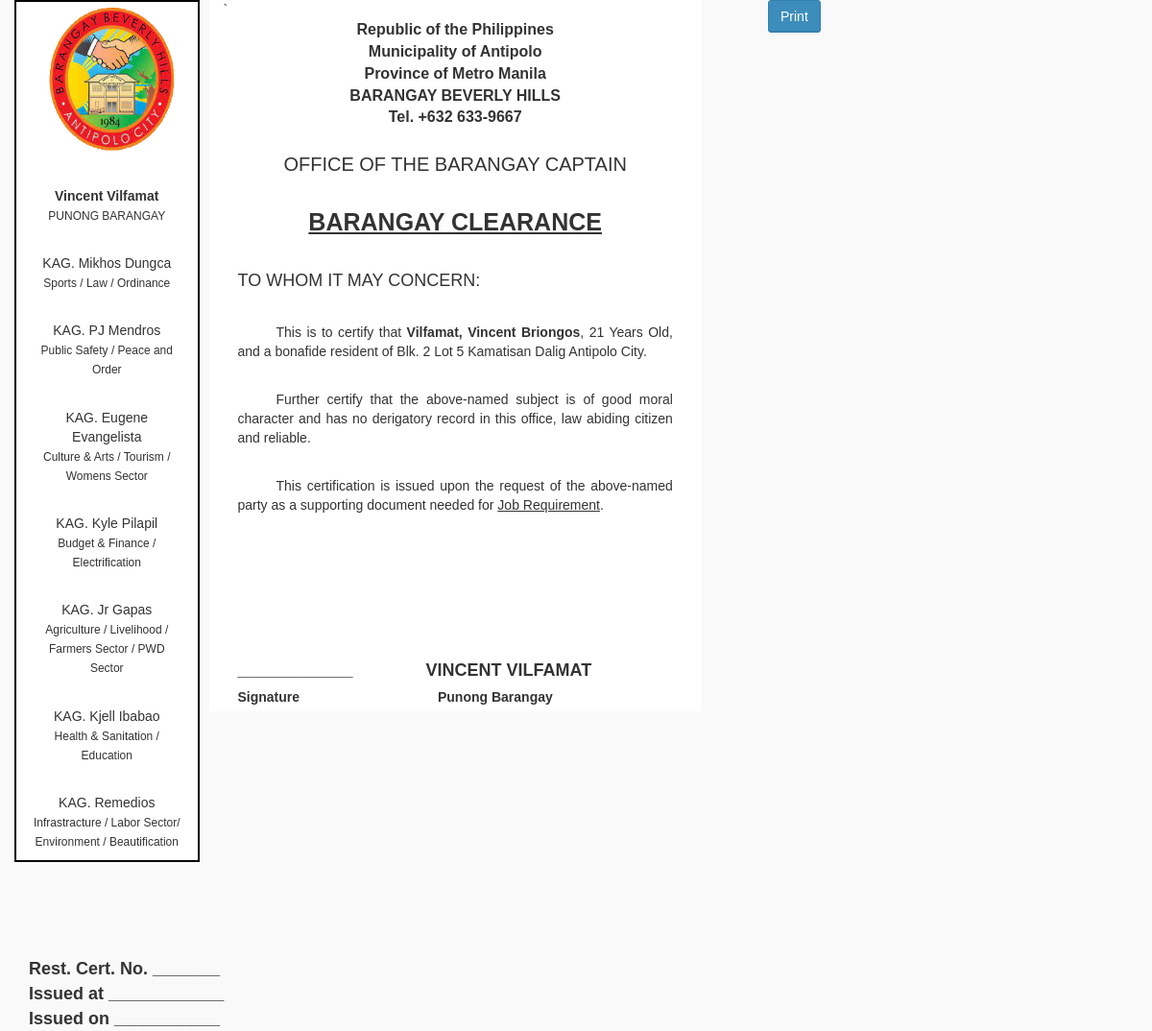
Screenshot of /brgyclearance_form.php?id_resident=23 with the database file from the repository.
### tables this page shows
CREATE TABLE `tbl_clearance` (
  `id_clearance` int(11) NOT NULL,
  `id_resident` int(11) NOT NULL,
  `lname` varchar(255) NOT NULL,
  `fname` varchar(255) NOT NULL,
  `mi` varchar(255) NOT NULL,
  `purpose` varchar(255) NOT NULL,
  `houseno` varchar(255) NOT NULL,
  `street` varchar(255) NOT NULL,
  `brgy` varchar(255) NOT NULL,
  `municipal` varchar(255) NOT NULL,
  `status` varchar(255) NOT NULL,
  `age` varchar(255) NOT NULL
);

### classes/main.class.php (called while the page is built, shortened)
<?php
class BMISClass {
    protected $server = "mysql:host=localhost;dbname=bmis";
    protected $user = "root";
    protected $pass = "";
    protected $options = array(PDO::ATTR_ERRMODE => PDO::ERRMODE_EXCEPTION, PDO::ATTR_DEFAULT_FETCH_MODE => PDO::FETCH_ASSOC);
    public function openConn() {
        try {
            $this->con = new PDO($this->server, $this->user, $this->pass, $this->options);
            return $this->con;
        }
        catch(PDOException $e) {
            echo "Datbase Connection Error! ", $e->getMessage();
        }
    }
    public function get_single_clearance($id_resident){
        $id_resident = $_GET['id_resident'];
        $connection = $this->openConn();
        $stmt = $connection->prepare("SELECT * FROM tbl_clearance where id_resident = ?");
        $stmt->execute([$id_resident]);
        $resident = $stmt->fetch();
        $total = $stmt->rowCount();
        if($total > 0 )  {
            return $resident;
        }
        else{
            return false;
        }
    }
}
?>

### brgyclearance_form.php (the view, shortened to what this page needs)
<?php
require('classes/resident.class.php');
$id_resident = $_GET['id_resident'];
$resident = $residentbmis->get_single_clearance($id_resident);
  ?>
<!DOCTYPE html>
<html id="clearance">
 <head>
    <link href="../BarangaySystem/bootstrap/css/bootstrap.min.css" rel="stylesheet" type="text/css" />
    <link href="../BarangaySystem/bootstrap/css/font-awesome.min.css" rel="stylesheet" type="text/css" />
    <link href="../BarangaySystem/bootstrap/css/ionicons.min.css" rel="stylesheet" type="text/css" />
    <link href="../BarangaySystem/bootstrap/css/morris-0.4.3.min.css" rel="stylesheet" type="text/css" />
    <link href="../BarangaySystem/bootstrap/css/AdminLTE.css" rel="stylesheet" type="text/css" />
    <link href="./BarangaySystem/bootstrap/css/dataTables.bootstrap.css" rel="stylesheet" type="text/css" />
    <link href="../BarangaySystem/bootstrap/css/select2.css" rel="stylesheet" type="text/css" />
</head>
 <body class="skin-black" >
       <div class="col-xs-12 col-sm-6 col-md-8"  >
            <div style=" background: black;" >
                <div class="col-xs-4 col-sm-6 col-md-3" style="background: white; margin-right:10px; border: 2px solid black;">
                    <center><image src="../BarangaySystem/icons/beverlylogo.png" style="width:90%;height:164px;"/></center>
                    <div style="margin-top:20px; text-align: center; word-wrap: break-word;">
                                    <p style="margin-top: 2em;">
                                    <b>Vincent Vilfamat</b><br>
                                    <span style="font-size:12px;">PUNONG BARANGAY</span>
                                    </p><br>
                                    <p>
                                    KAG. Mikhos Dungca<br>
                                    <span style="font-size:12px;">Sports / Law / Ordinance</span>
                                    </p><br>
                                    <p>
                                    KAG. PJ Mendros<br>
                                    <span style="font-size:12px;">Public Safety / Peace and Order</span>
                                    </p><br>
                                    <p>
                                    KAG. Eugene Evangelista<br>
                                    <span style="font-size:12px;">Culture & Arts / Tourism / Womens Sector</span>
                                    </p><br>
                                    <p>
                                    KAG. Kyle Pilapil<br>
                                    <span style="font-size:12px;">Budget & Finance / Electrification</span>
                                    </p><br>
                                    <p>
                                    KAG. Jr Gapas<br>
                                    <span style="font-size:12px;">Agriculture / Livelihood / Farmers Sector / PWD Sector</span>
                                    </p><br>
                                    <p>
                                    KAG. Kjell Ibabao<br>
                                    <span style="font-size:12px;">Health & Sanitation / Education</span>
                                    </p><br>
                                    <p>
                                    KAG. Remedios<br>
                                    <span style="font-size:12px;">Infrastracture / Labor Sector/ Environment / Beautification</span>
                                    </p>
                    </div>
                </div>
                <div class="col-xs-7 col-sm-5 col-md-8" style="background: white;  ">`
                    <div class="pull-center" style="font-size: 16px; text-align:center;"><b>
                        Republic of the Philippines<br>
                        Municipality of Antipolo<br>
                        Province of Metro Manila<br>
                        BARANGAY BEVERLY HILLS<br>
                        Tel. +632 633-9667<br><br></b>
                    </div>
                    <div class="col-xs-12 col-md-12">
                        <p class="text-center" style="font-size: 20px; font-size:bold;">OFFICE OF THE BARANGAY CAPTAIN<br><br><b style="font-size: 25px;"><ins>BARANGAY CLEARANCE</ins></b></p> <br>
                        <p style="font-size: 18px;">TO WHOM IT MAY CONCERN:</p> <br>
                        <p style="text-indent:40px;text-align: justify;">This is to certify that <b><?= $resident['lname'];?>, <?= $resident['fname'];?> <?= $resident['mi'];?></b>,
                        <?= $resident['age'];?> Years Old, <?= $resident['nationality'];?> and a bonafide resident of <?= $resident['houseno'];?> <?= $resident['street'];?> <?= $resident['brgy'];?> <?= $resident['municipal'];?>.</p> <br>
                        <p style="text-indent:40px;text-align: justify;">Further certify that the above-named subject is of good moral character and has
                        no derigatory record in this office, law abiding citizen and reliable.</p> <br>
                        <p style="text-indent:40px;text-align: justify;">This certification is issued upon the request of the above-named party
                        as a supporting document needed for <ins><?= $resident['purpose'];?></ins>.</p> <br>
                        <br><br><br><br><br><br>
                        <label style="font-size:18px;">____________</label>    <label style="font-size:18px;margin-left:4em;">VINCENT VILFAMAT</label><br>
                        <label style=" text-align: center;">Signature </label>     <label style=" text-align: center;margin-left:10em;">Punong Barangay</label>
                    </div>
                </div>
                <div class="col-xs-offset-8 col-xs-5 col-md-offset-8 col-md-4 "  >
                </div>
                <div class="col-xs-8 col-md-4" style="margin-top: 7em;">
                <b style="font-size:18px;">Rest. Cert. No. _______<br>
                <span style=" text-align: center;">Issued at ____________</span><br>
                <span style=" text-align: center;">Issued on ___________</span></b>
                </div>
            </div>
        </div>
    <button class="btn btn-primary noprint" id="printpagebutton" onclick="PrintElem('#clearance')">Print</button>
    </body>
</html>

### rows the page displays
tbl_clearance: lname "Vilfamat", fname "Vincent", mi "Briongos", age "21", houseno "Blk. 2 Lot 5", street "Kamatisan", brgy "Dalig", municipal "Antipolo City", purpose "Job Requirement"
